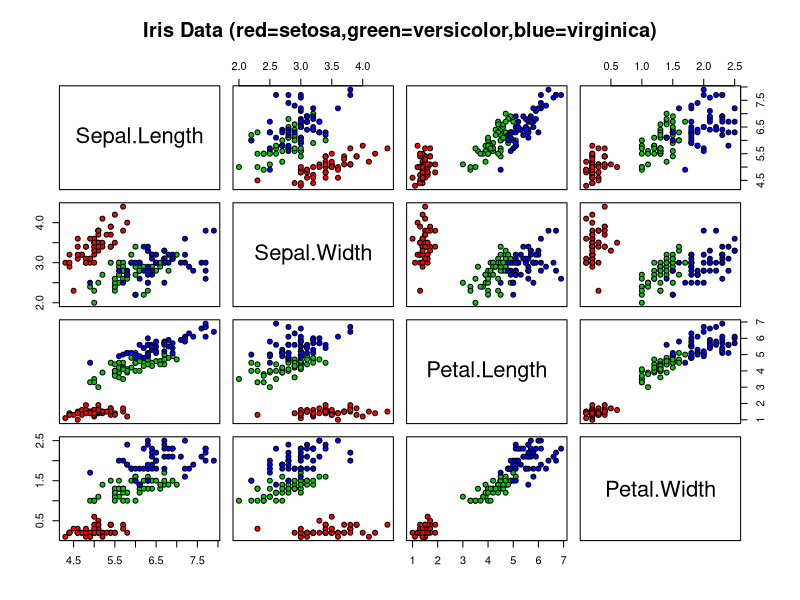
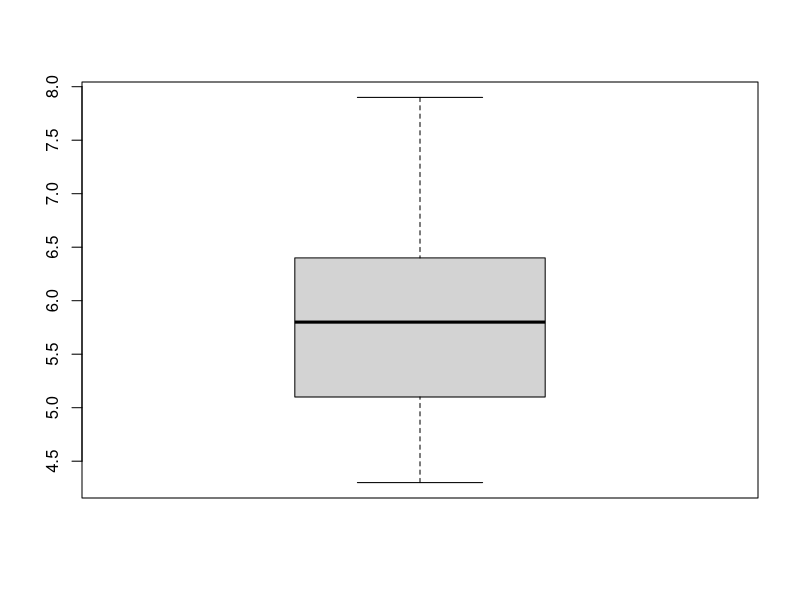
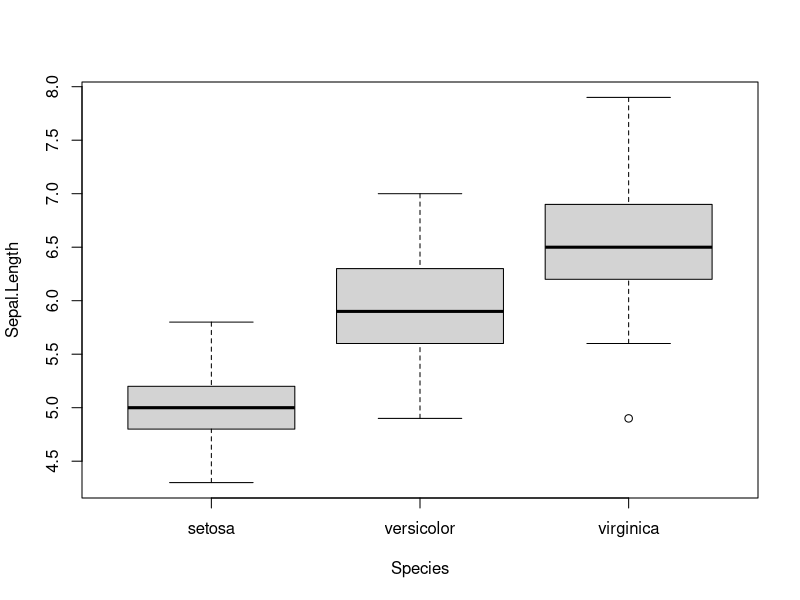
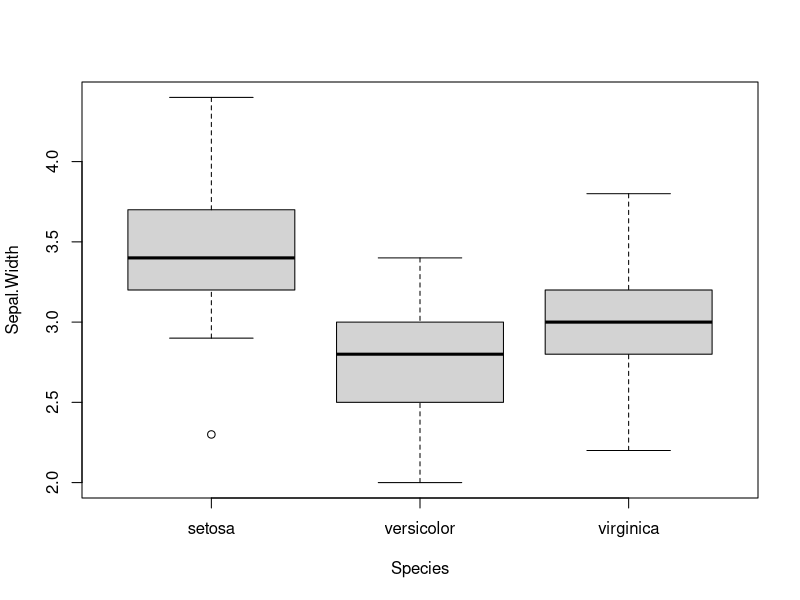
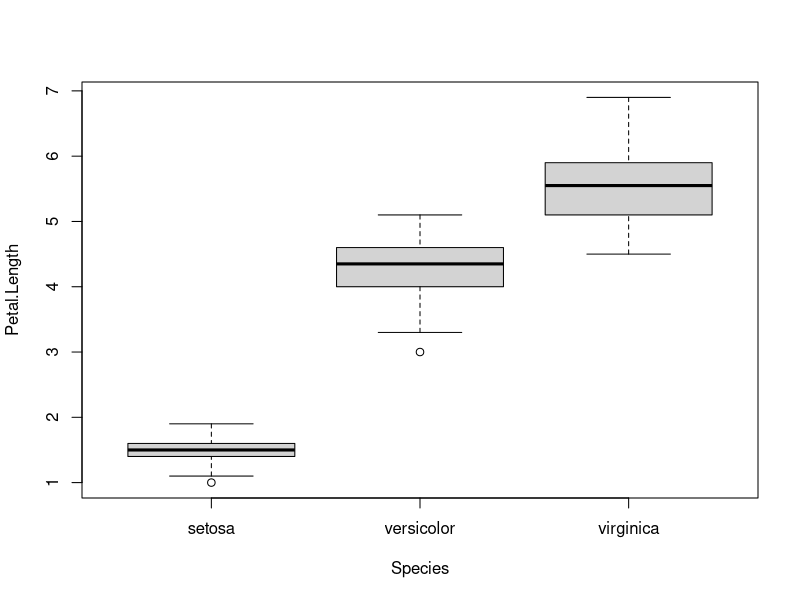
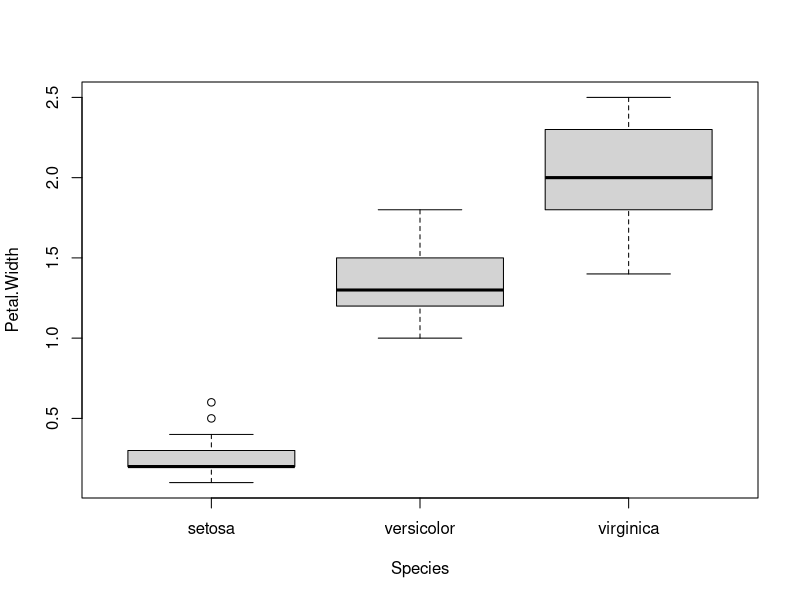
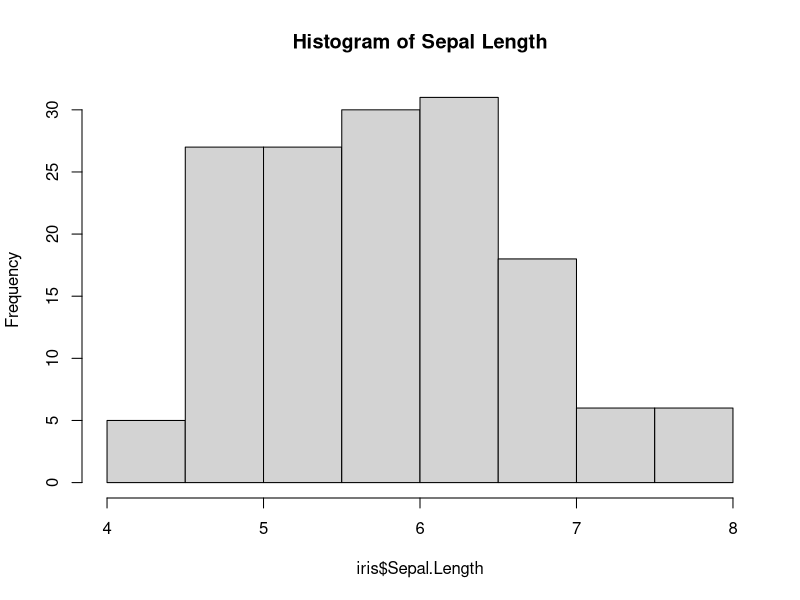
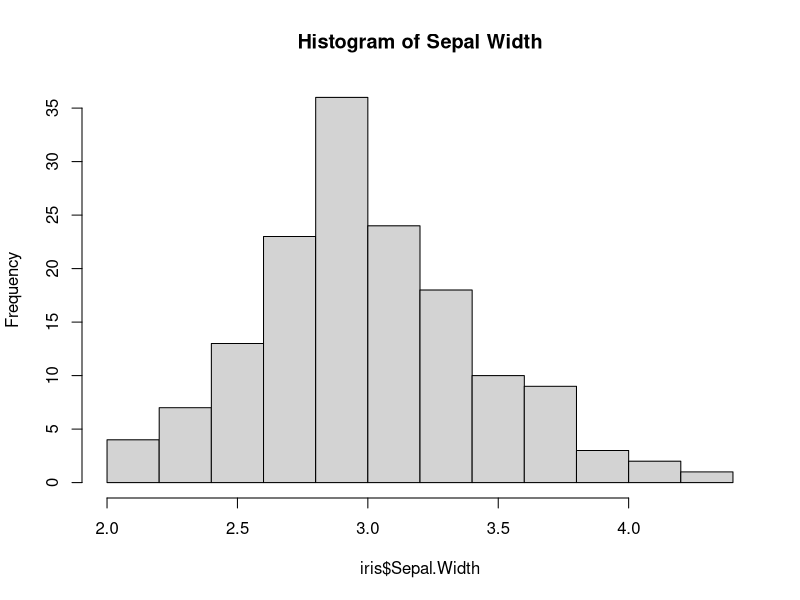

R code for these plots, in order: (Note: this script raises an error after producing the figures.)
                        # 1. Data Import and Exploration:

# Loading the iris dataset with data() functions
data(iris)

# head() and tail() function to preview first and last few elements of a data object (iris)
head(iris)
tail(iris)

# nrow and ncol function to check the numbers of rows and columns
nrow(iris)
ncol(iris)

# str() function to gives a compact, human-readable overview of the dataset structure.
# 1.The overall data type (e.g., 'data.frame') and its total dimensions (rows and columns).
# 2 A list of all variables (columns) by name, preceded by a $ sign.
# 3.The data type of each variable (e.g., num, int, Factor, chr).
# 4.A preview of the first few values in each column.
str(iris)

# Summarizes all columns in the built-in iris dataset
summary(iris)

                           # 2. Data Visualisation:
# 1. Create a pair plot (scatterplot matrix)
pairs(iris[1:4],
      main = "Iris Data (red=setosa,green=versicolor,blue=virginica)",
      bg = c("red","green3","blue")[unclass(iris$Species)],
      pch = 21)

# 2. "Use boxplots to visualise the distribution of each feature across the three species.
boxplot(iris$Sepal.Length)
# Sepal Length distributed for each species
boxplot(Sepal.Length ~ Species ,data = iris)

# Sepal Width distributed for each species
boxplot(Sepal.Width ~ Species ,data = iris)

# Petal Length distributed for each species
boxplot(Petal.Length ~ Species ,data = iris)

#Petal Width distributed for each species
boxplot(Petal.Width ~ Species ,data = iris)
# to check for median individually
median(iris$Sepal.Length[iris$Species == "virginica"])

# Generate histograms for the numerical variables such as sepal length, sepal width, etc.
hist(iris$Sepal.Length,main = "Histogram of Sepal Length")
hist(iris$Sepal.Width,main = "Histogram of Sepal Width")
hist(iris$Petal.Length,main = "Histogram of Petal Length")
hist(iris$Petal.Width,main = "Histogram of Petal Width")

# Implement at least one other plot of your choice that helps visualise the data.
plot(
  iris$Petal.Length,
  iris$Petal.Width,
  col = as.integer(iris$Species),
  main = "PETAL(LENGTH vs WIDTH)",
  xlab = "PETAL LENGTH",
  ylab = "PETAL WIDTH",
  pch = 19
)

              #3. Statistical Summary and Insights
# calculating the mean(average) of Sepal.Length,Sepal.Width,Petal.Length,Petal.Width
mean(iris$Sepal.Length)
mean(iris$Sepal.Width)
mean(iris$Petal.Length)
mean(iris$Petal.Width)

# calculating the median of Sepal.Length,Sepal.Width,Petal.Length,Petal.Width
median(iris$Sepal.Length)
median(iris$Sepal.Width)
median(iris$Petal.Length)
median(iris$Petal.Width)

# calculating the standard deviation of Sepal.Length,Sepal.Width,Petal.Length,Petal.Width
sd(iris$Sepal.Length)
sd(iris$Sepal.Width)
sd(iris$Petal.Length)
sd(iris$Petal.Width)

                 # 4. Simple Classification Model
install.packages("class") #install package for classification
set.seed(123) #locks randomness so that code will not always produces the exact same results.
library("class") # load the package

# creating a training index
train_index <- sample(1:nrow(iris),0.7 * nrow(iris))
length(train_index) # to check the number of the training dataset

# Creating the training dataset
train_data <- iris[train_index,]
train_data

# Creating the test dataset
test_data <- iris[- train_index,]

nrow(train_data) # check the no's of row in the train dataset
nrow(test_data)  # check the no's of row in the test dataset
nrow(train_data) + nrow(test_data) # total no's of the entire dataset

# creating the training features
train_x <- train_data[,1:4] # make the measurement a clues
train_y <- train_data$Species # make the species an answer

# creating the testing features
test_x <- test_data[,1:4]
test_y <- test_data$Species

# Checking the dimension for both training and testing clues
dim(train_x)
dim(test_x)

#  Checking the no's for both training and testing clues
length(train_y)
length(test_y)

# creating a prediction
predictions <- knn(
  train = train_x,
  test = test_x,
  cl = train_y,
  k = 5
)

# Evaluate the accuracy of your model on the test set and display the confusion matrix.
accuracy <- mean(predictions == test_y)
accuracy

con_matrix <- table(Actual = test_y,Predicted = predictions) # confusion matrix

# creating graphical representation for confusion matrix
cm_data <- as.data.frame(con_matrix)

ggplot(cm_data, aes(x = Predicted, y = Actual, fill = Freq)) +
  geom_tile() +
  geom_text(aes(label = Freq), size = 4) +
  labs(
    title = "Confusion Matrix",
    x = "Predicted Species",
    y = "Actual Species",
    fill = "Count"
  ) +
  theme_minimal()
